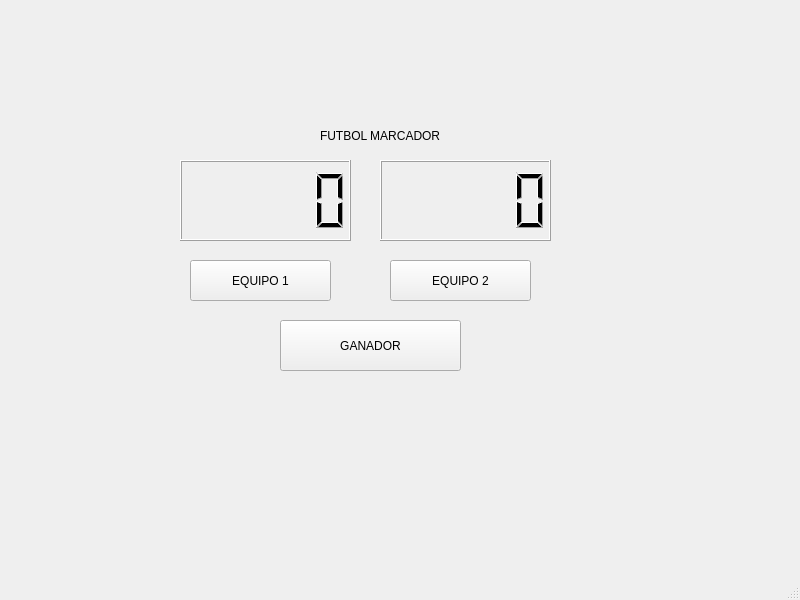
<?xml version="1.0" encoding="UTF-8"?>
<ui version="4.0">
 <class>MainWindow</class>
 <widget class="QMainWindow" name="MainWindow">
  <property name="geometry">
   <rect>
    <x>0</x>
    <y>0</y>
    <width>800</width>
    <height>600</height>
   </rect>
  </property>
  <property name="windowTitle">
   <string>MainWindow</string>
  </property>
  <widget class="QWidget" name="centralwidget">
   <widget class="QPushButton" name="prueba">
    <property name="geometry">
     <rect>
      <x>190</x>
      <y>260</y>
      <width>141</width>
      <height>41</height>
     </rect>
    </property>
    <property name="text">
     <string>EQUIPO 1</string>
    </property>
   </widget>
   <widget class="QLCDNumber" name="lcdNumber">
    <property name="geometry">
     <rect>
      <x>180</x>
      <y>160</y>
      <width>171</width>
      <height>81</height>
     </rect>
    </property>
   </widget>
   <widget class="QLCDNumber" name="lcdNumber_2">
    <property name="geometry">
     <rect>
      <x>380</x>
      <y>160</y>
      <width>171</width>
      <height>81</height>
     </rect>
    </property>
   </widget>
   <widget class="QPushButton" name="pushButton">
    <property name="geometry">
     <rect>
      <x>390</x>
      <y>260</y>
      <width>141</width>
      <height>41</height>
     </rect>
    </property>
    <property name="text">
     <string>EQUIPO 2</string>
    </property>
   </widget>
   <widget class="QLabel" name="label">
    <property name="geometry">
     <rect>
      <x>320</x>
      <y>120</y>
      <width>171</width>
      <height>31</height>
     </rect>
    </property>
    <property name="text">
     <string>FUTBOL MARCADOR</string>
    </property>
   </widget>
   <widget class="QPushButton" name="pushButton_2">
    <property name="geometry">
     <rect>
      <x>280</x>
      <y>320</y>
      <width>181</width>
      <height>51</height>
     </rect>
    </property>
    <property name="text">
     <string>GANADOR</string>
    </property>
   </widget>
   <widget class="QLabel" name="label_2">
    <property name="geometry">
     <rect>
      <x>290</x>
      <y>380</y>
      <width>161</width>
      <height>31</height>
     </rect>
    </property>
    <property name="text">
     <string/>
    </property>
   </widget>
   <widget class="QLabel" name="label_3">
    <property name="geometry">
     <rect>
      <x>290</x>
      <y>430</y>
      <width>181</width>
      <height>31</height>
     </rect>
    </property>
    <property name="text">
     <string/>
    </property>
   </widget>
   <widget class="QLabel" name="label_4">
    <property name="geometry">
     <rect>
      <x>300</x>
      <y>470</y>
      <width>191</width>
      <height>41</height>
     </rect>
    </property>
    <property name="text">
     <string/>
    </property>
   </widget>
  </widget>
  <widget class="QMenuBar" name="menubar">
   <property name="geometry">
    <rect>
     <x>0</x>
     <y>0</y>
     <width>800</width>
     <height>21</height>
    </rect>
   </property>
  </widget>
  <widget class="QStatusBar" name="statusbar"/>
 </widget>
 <resources/>
 <connections/>
</ui>
